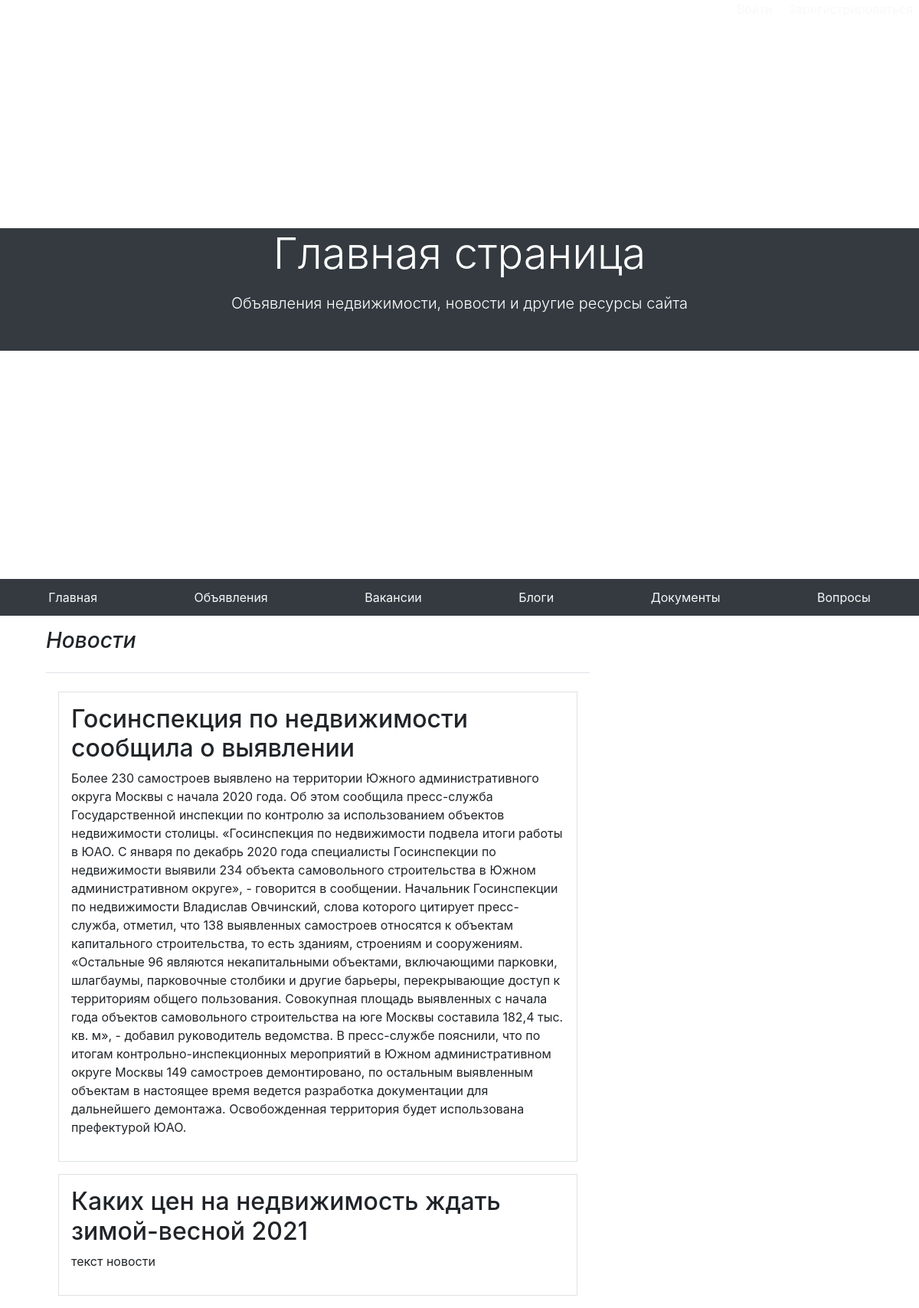
/, run on an earlier commit of the app's database.
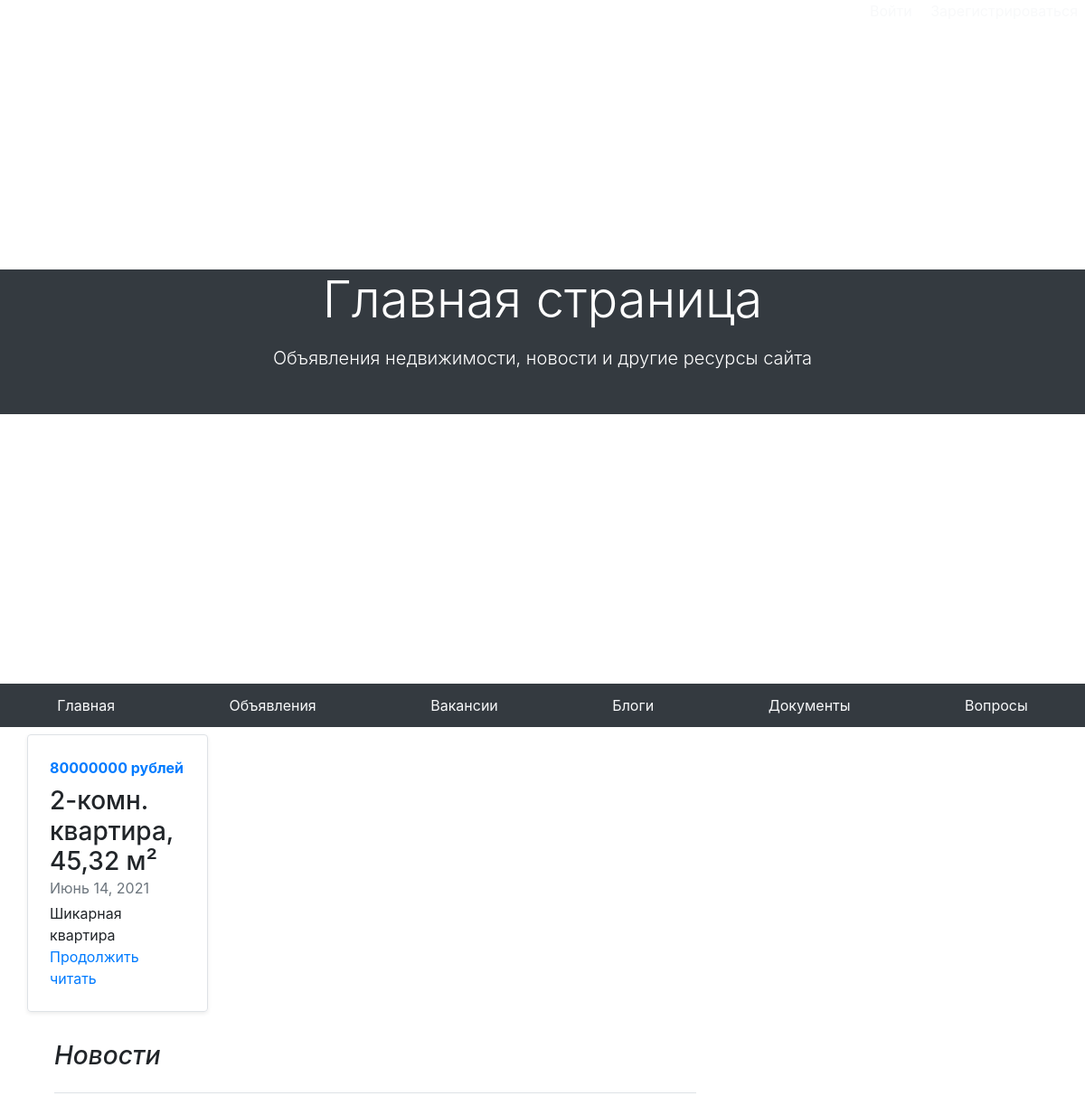
And on a later commit of the database.
### main/models.py (models this page shows, shortened)
class News(models.Model):
    id_new = models.AutoField(primary_key=True)
    title = models.CharField('Название', max_length=50)
    text = models.TextField('Текст')
    class Meta:
        verbose_name = "Новость"
        verbose_name_plural = "Новости"

### ad/models.py (models this page shows, shortened)
class Ad(models.Model):
    id_ad = models.AutoField(primary_key=True, blank=True)
    author = models.ForeignKey(User, on_delete=models.SET_NULL, null=True, blank=True)
    title = models.CharField('Название объявления', max_length=50)
    description = models.TextField('Описание объявления')
    price = models.IntegerField('Цена')
    geo = models.TextField('Местоположение')
    date = models.DateField('Дата публикации', auto_now_add=True)
    status = models.BooleanField('Продано', default=False)
    class Meta:
        verbose_name = "Объявление"
        verbose_name_plural = "Объявления"

### main/views.py (the view)
# urls.py: path('', views.index, name='ads_index'),
def index(request):
    ads = Ad.objects.all()[:2]
    news = News.objects.all()
    return render(request, 'main/index.html', {'news': news, 'ads': ads})

### main/templates/main/index.html (shortened to what this page needs)
{% extends 'main/base.html' %}
{% block name %}Главная страница{% endblock %}
{% block description %}Объявления недвижимости, новости и другие ресурсы сайта{% endblock %}
{% block content %}
<div class="row row-ads mb-2" xmlns="http://www.w3.org/1999/html">
    {% for ad in ads %}
    <div class="col-md-6">
      <div class="row no-gutters border rounded overflow-hidden flex-md-row mb-4 shadow-sm h-md-250 position-relative">
        <div class="col p-4 d-flex flex-column position-static">
          <strong class="d-inline-block mb-2 text-primary">{{ad.price}} рублей</strong>
          <h3 class="mb-0">{{ad.title}}</h3>
          <div class="mb-1 text-muted">{{ad.date}}</div>
          <p class="card-text mb-auto">{{ad.description}}</p>
          <a href="{% url 'ad_detail' ad.id_ad %}" class="stretched-link">Продолжить читать</a>
        </div>
      </div>
    </div>
    {% endfor %}
  </div>
</div>
    <div class="col-md-8 blog-main">
      <h3 class="pb-4 mb-4 font-italic border-bottom">
        Новости
      </h3>
{% for new in news %}
      <div class="blog-post border p-3 m-3">
        <h2 class="blog-post-title">{{new.title}}</h2>
        <p>{{new.text}}</p>
              </div>
{% endfor %}
    </div>
{% endblock %}

### main/templates/main/base.html (shortened to what this page needs)
<!doctype html>
<html lang="ru">
<head>
    <link rel="stylesheet" href="https://stackpath.bootstrapcdn.com/bootstrap/4.5.2/css/bootstrap.min.css">
</head>
<body>
    <div class="main-container">
      <div class="login">
      {% if user.is_authenticated %}
      <span class="p-2 text-light">Привет, {{ user.username }}!</span>
      <a href="{% url 'logout' %}" class="p-2 text-light">Выйти</a>
    {% else %}
      <a href="{% url 'login' %}" class="p-2 text-light">Войти</a>
      <a href="{% url 'signup' %}" class="p-2 text-light">Зарегистрироваться</a>
    {% endif %}
  </div>
  <div class="text-white rounded about">
    <div class="main-text text-center">
      <h1 class="display-4 font-bold">{% block name %}{% endblock %}</h1>
      <p class="lead my-3">{% block description %}{% endblock %}</p>
    </div>
  </div>
  <div class="nav-scroller py-1 mb-2 sticky-top bg-dark">
    <nav class="nav d-flex justify-content-around">
      <a class="p-2 text-light" href="{% url 'home' %}">Главная</a>
      <a class="p-2 text-light" href="{% url 'ads_index' %}">Объявления</a>
      <a class="p-2 text-light" href="{% url 'jobs' %}">Вакансии</a>
      <a class="p-2 text-light" href="{% url 'blogs' %}">Блоги</a>
      <a class="p-2 text-light" href="{% url 'documents' %}">Документы</a>
      <a class="p-2 text-light" href="{% url 'questions' %}">Вопросы</a>
    </nav>
  </div>
        <main role="main" class="container">
  <div class="row">
{% block content %}{% endblock %}
</div>
</body>
</html>

### main/templates/main/base.html (style rules this page uses)
html { overflow-x: hidden; }
.login { z-index: 3; position: absolute; right: 0; }
.about { overflow: hidden; position: relative; padding: 0 !important; width: 100vw; height: calc(100vh - 44px); display: flex; }
.main-text { margin: auto; height: 20vh; min-height: 150px; width: 100%; background-color: #343a40; }

What changed in the data, as far as the page shows it:
removed News: title "Госинспекция по недвижимости сообщила о выявлении", text "Более 230 самостроев выявлено на территории Южного административного округа Москвы с начала 2020 года. Об этом сообщила пресс-служба Государственной инспекции по контролю за использованием объектов недвижимости столицы. «Госинспекция по недвижимости подвела итоги работы в ЮАО. С января по декабрь 2020 года специалисты Госинспекции по недвижимости выявили 234 объекта самовольного строительства в Южном административном округе», - говорится в сообщении. Начальник Госинспекции по недвижимости Владислав Овчинский, слова которого цитирует пресс-служба, отметил, что 138 выявленных самостроев относятся к объектам капитального строительства, то есть зданиям, строениям и сооружениям. «Остальные 96…"
removed News: title "Каких цен на недвижимость ждать зимой-весной 2021", text "текст новости"
added Ad: price "80000000", title "2-комн. квартира, 45,32 м²", date "Июнь 14, 2021", description "Шикарная квартира"
